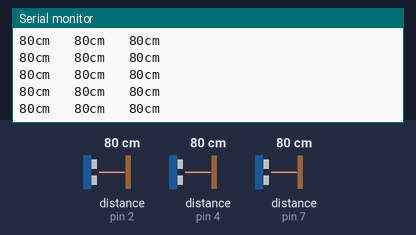
The sketch below on a simulated Arduino Uno, built with avr-gcc and run on an emulated ATmega328P. Parts: the last lines printed to the serial monitor. Wiring (inferred from the names in the program): 3 × ultrasonic range finder: trigger pin 2, echo pin 2 / trigger pin 4, echo pin 4 / trigger pin 7, echo pin 7. The test bench sets the inputs (shaded band); at power-on: distance to the obstacle (sensors on pin 2, pin 4, pin 7) 80 cm. The echo pulse lasts 58.3 µs per cm.

Above: at 1.2 s.
1.3 s: distance to the obstacle (sensor on pin 2) set to 4 cm
At 1.42 s:
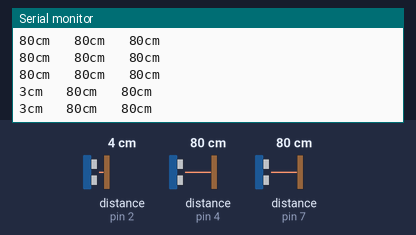
4.3 s: distance to the obstacle (sensor on pin 4) set to 2 cm
At 4.35 s:
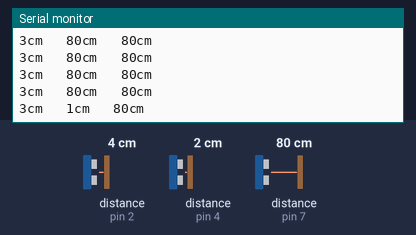
7.3 s: distance to the obstacle (sensor on pin 7) set to 9 cm
At 7.3 s:
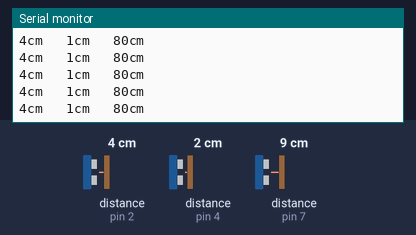
10.3 s: distance to the obstacle (sensor on pin 2) set to 2 cm
At 10.31 s:
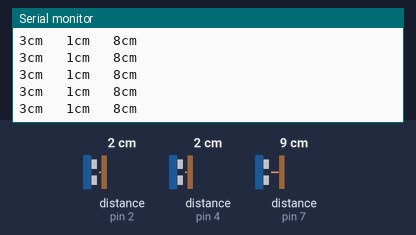
13.3 s: distance to the obstacle (sensor on pin 4) set to 4 cm
At 13.3 s:
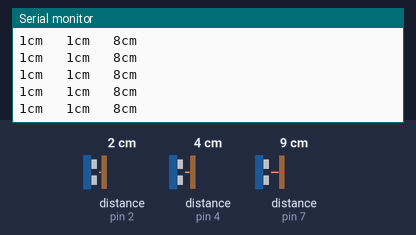
16.3 s: distance to the obstacle (sensor on pin 7) set to 60 cm
At 16.36 s:
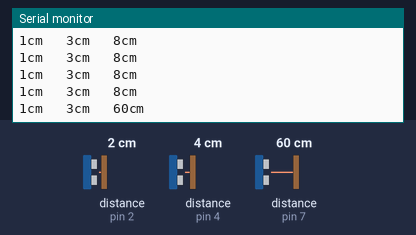
Timing chart, 0 to 19.3 s (numbered marks = the images above; inputs shaded):
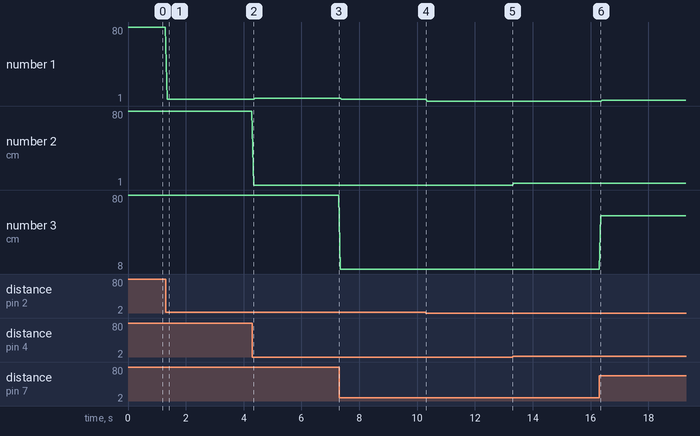

The sketch:

code_meerderepingsensor_JanHuijghebaert.ino
```cpp
/*
  AUTEUR: Jan Huijghebaert
  BESCHRIJVING: Met deze code kunnen we de 3 PING))) ultrasonic sensoren
                vooraan op de Stingray aansturen.
*/

// Communicatiepinnen voor de sensoren (digitalPin)
const int dataPin_l = 2;
const int dataPin_m = 4;
const int dataPin_r = 7;

void setup()  {
  // Seriële verbinding opzetten
  Serial.begin(9600);
}

void loop()  {
  // Variabelen aanmaken
  long tijdsduur_l;
  long tijdsduur_m;
  long tijdsduur_r;
  long cm_l;
  long cm_m;
  long cm_r;

  // Sensoren triggeren
  // -- Sensor links meting
  pinMode(dataPin_l, OUTPUT);
  digitalWrite(dataPin_l, LOW);
  delayMicroseconds(2);
  digitalWrite(dataPin_l, HIGH);
  delayMicroseconds(5);
  digitalWrite(dataPin_l, LOW);
  pinMode(dataPin_l, INPUT);
  tijdsduur_l = pulseIn(dataPin_l, HIGH);
  // -- Sensor midden meting
  pinMode(dataPin_m, OUTPUT);
  digitalWrite(dataPin_m, LOW);
  delayMicroseconds(2);
  digitalWrite(dataPin_m, HIGH);
  delayMicroseconds(5);
  digitalWrite(dataPin_m, LOW);
  pinMode(dataPin_m, INPUT);
  tijdsduur_m = pulseIn(dataPin_m, HIGH);
  // -- Sensor rechts meting
  pinMode(dataPin_r, OUTPUT);
  digitalWrite(dataPin_r, LOW);
  delayMicroseconds(2);
  digitalWrite(dataPin_r, HIGH);
  delayMicroseconds(5);
  digitalWrite(dataPin_r, LOW);
  pinMode(dataPin_r, INPUT);
  tijdsduur_r = pulseIn(dataPin_r, HIGH);

  // Omzetten naar centimeters
  cm_l = microsecNaarCentimeters(tijdsduur_l);
  cm_m = microsecNaarCentimeters(tijdsduur_m);
  cm_r = microsecNaarCentimeters(tijdsduur_r);

  Serial.print(cm_l);
  Serial.print("cm   ");
  Serial.print(cm_m);
  Serial.print("cm   ");
  Serial.print(cm_r);
  Serial.print("cm");
  Serial.println();

  delay(50);
}

long microsecNaarCentimeters(long microseconden)  {
  // Snelheid van geluid is 340,29 m/s of omgerekend 29 microseconden per centimeter
  // Omdat het signaal heen en terug moet komen delen we het geheel door 2
  return microseconden / 29 / 2;
}
```

Measured:
- after the input at 1.3 s, the serial monitor: prints a new line after 0.05 s (image 1)
- after the input at 4.3 s, the serial monitor: prints a new line at once (image 2)
- after the input at 16.3 s, the serial monitor: prints a new line after 0.05 s (image 6)
- plotted number 1: 80 → 3 after the input at 1.3 s, 3 → 4 after the input at 4.3 s, 1 → 2 after the input at 16.3 s
- plotted number 2: 80 → 1 after the input at 4.3 s, 1 → 3 after the input at 13.3 s
- plotted number 3: 80 → 8 after the input at 7.3 s, 8 → 60 after the input at 16.3 s
